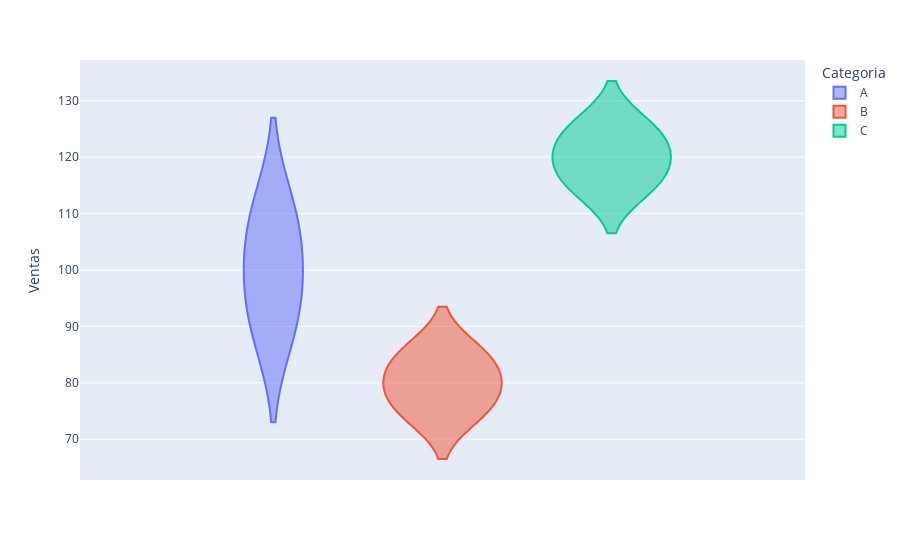

Source (notebook cell):
### Code cell
fig = px.violin(df, y="Ventas", color='Categoria')
fig.show()

### Figure 1 — Plotly figure (JSON) as saved in the notebook; plotly's stock layout.template omitted (floating-point values rounded to 4 significant figures)
{"data": [{"alignmentgroup": "True", "box": {"visible": false}, "hovertemplate": "Categoria=A<br>Ventas=%{y}<extra></extra>", "legendgroup": "A", "marker": {"color": "#636efa"}, "name": "A", "offsetgroup": "A", "orientation": "v", "scalegroup": "True", "showlegend": true, "type": "violin", "x0": " ", "xaxis": "x", "y": [100, 110, 90], "y0": " ", "yaxis": "y"}, {"alignmentgroup": "True", "box": {"visible": false}, "hovertemplate": "Categoria=B<br>Ventas=%{y}<extra></extra>", "legendgroup": "B", "marker": {"color": "#EF553B"}, "name": "B", "offsetgroup": "B", "orientation": "v", "scalegroup": "True", "showlegend": true, "type": "violin", "x0": " ", "xaxis": "x", "y": [80, 85, 75], "y0": " ", "yaxis": "y"}, {"alignmentgroup": "True", "box": {"visible": false}, "hovertemplate": "Categoria=C<br>Ventas=%{y}<extra></extra>", "legendgroup": "C", "marker": {"color": "#00cc96"}, "name": "C", "offsetgroup": "C", "orientation": "v", "scalegroup": "True", "showlegend": true, "type": "violin", "x0": " ", "xaxis": "x", "y": [120, 115, 125], "y0": " ", "yaxis": "y"}], "layout": {"legend": {"title": {"text": "Categoria"}, "tracegroupgap": 0}, "margin": {"t": 60}, "violinmode": "group", "xaxis": {"anchor": "y", "domain": [0, 1]}, "yaxis": {"anchor": "x", "domain": [0, 1], "title": {"text": "Ventas"}}}}
